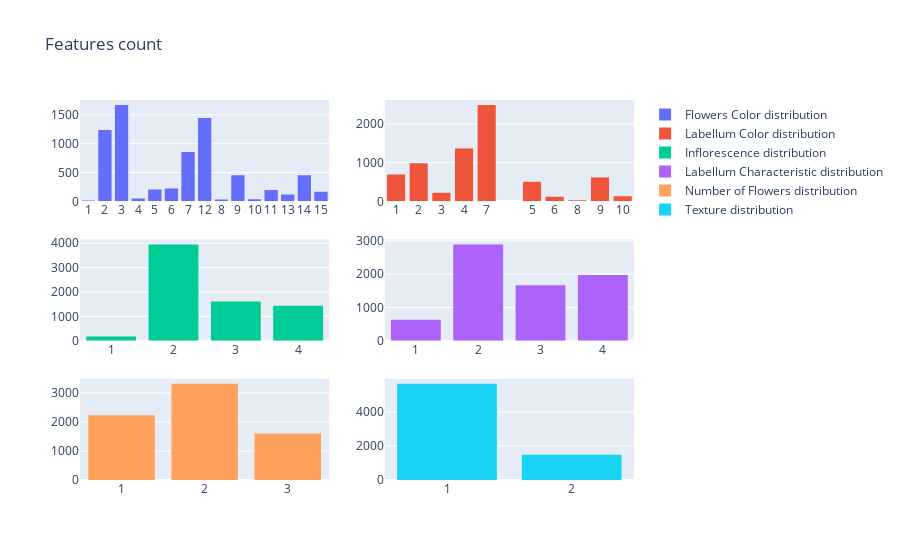

The notebook cell saved with this chart:
### Markdown cell above
First, we will check the distribution of classes in each feature to look for unbalanceness if exists:

### Code cell
fig = make_subplots(rows=3, cols=2)
fig.add_trace( go.Histogram(x=total_df['Flowers Color'] , name='Flowers Color distribution'), row=1, col=1)
fig.add_trace( go.Histogram(x=total_df['Labell Color'] , name='Labellum Color distribution'), row=1, col=2)
fig.add_trace( go.Histogram(x=total_df['Inflorescence'] , name='Inflorescence distribution'), row=2, col=1)
fig.add_trace( go.Histogram(x=total_df['Labell Char'] , name='Labellum Characteristic distribution'), row=2, col=2)
fig.add_trace( go.Histogram(x=total_df['No Of Flowers'] , name='Number of Flowers distribution'), row=3, col=1)
fig.add_trace( go.Histogram(x=total_df['Texture'] , name='Texture distribution'), row=3, col=2)
fig.update_layout(title_text="Features count")
fig.show()

### Figure 1 — Plotly figure (JSON) as saved in the notebook; plotly's stock layout.template omitted (floating-point values rounded to 4 significant figures; data arrays with more than 128 entries replaced by an {"elided": "..."} marker saying what was removed)
{"data": [{"name": "Flowers Color distribution", "type": "histogram", "x": {"elided": "7156 str values"}, "xaxis": "x", "yaxis": "y"}, {"name": "Labellum Color distribution", "type": "histogram", "x": {"elided": "7156 str values"}, "xaxis": "x2", "yaxis": "y2"}, {"name": "Inflorescence distribution", "type": "histogram", "x": {"elided": "7156 str values"}, "xaxis": "x3", "yaxis": "y3"}, {"name": "Labellum Characteristic distribution", "type": "histogram", "x": {"elided": "7156 str values"}, "xaxis": "x4", "yaxis": "y4"}, {"name": "Number of Flowers distribution", "type": "histogram", "x": {"elided": "7156 str values"}, "xaxis": "x5", "yaxis": "y5"}, {"name": "Texture distribution", "type": "histogram", "x": {"elided": "7156 str values"}, "xaxis": "x6", "yaxis": "y6"}], "layout": {"title": {"text": "Features count"}, "xaxis": {"anchor": "y", "domain": [0.0, 0.45]}, "xaxis2": {"anchor": "y2", "domain": [0.55, 1.0]}, "xaxis3": {"anchor": "y3", "domain": [0.0, 0.45]}, "xaxis4": {"anchor": "y4", "domain": [0.55, 1.0]}, "xaxis5": {"anchor": "y5", "domain": [0.0, 0.45]}, "xaxis6": {"anchor": "y6", "domain": [0.55, 1.0]}, "yaxis": {"anchor": "x", "domain": [0.7333, 1.0]}, "yaxis2": {"anchor": "x2", "domain": [0.7333, 1.0]}, "yaxis3": {"anchor": "x3", "domain": [0.3667, 0.6333]}, "yaxis4": {"anchor": "x4", "domain": [0.3667, 0.6333]}, "yaxis5": {"anchor": "x5", "domain": [0.0, 0.2667]}, "yaxis6": {"anchor": "x6", "domain": [0.0, 0.2667]}}}
